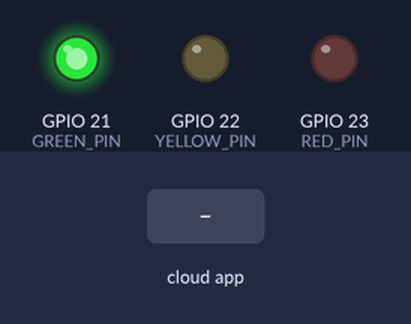
The sketch below on a simulated ESP32. Shown: output pins drawn as LEDs (lit = HIGH). Dashed ring = blinking. The test bench sets the inputs (shaded band). WiFi joins after 1.5 s; servers stay silent unless stated; the Firebase database answers and starts empty; what the sketch prints to the serial monitor is not drawn.

Above: at 2.8 s.
2.9 s: the phone or cloud app sets mode to 2
At 4.6 s:
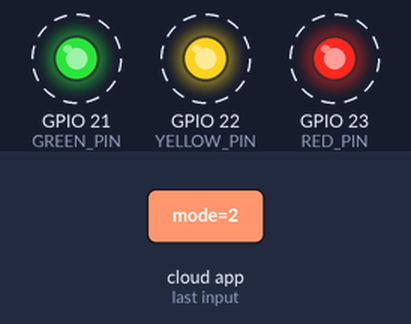
5.9 s: the phone or cloud app sets mode to 0
At 7.2 s:
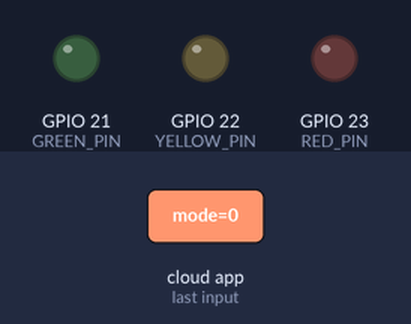
7.5 s: the phone or cloud app sets mode to 1
At 20.2 s:
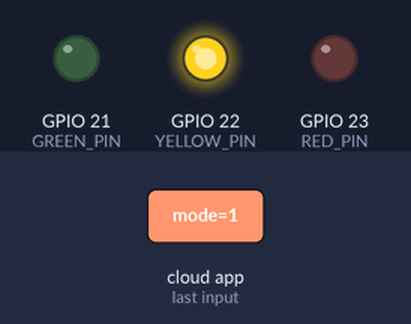
Timing chart, 0 to 23.6 s (numbered marks = the images above; inputs shaded):
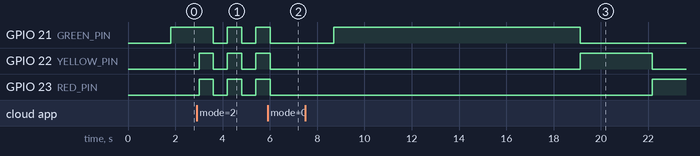

The sketch:

traffic_led.ino
```cpp
/*
 * =====================================================
 * ESP32 Traffic Light Simulation with Firebase
 * =====================================================
 * Hardware:
 *   - Red LED    → GPIO 23
 *   - Yellow LED → GPIO 22
 *   - Green LED  → GPIO 21
 *   - All LEDs with 220Ω resistors to GND
 *
 * Libraries Required (install via Arduino Library Manager):
 *   - Firebase ESP Client by Mobizt
 *   - ArduinoJson
 * =====================================================
 */

#include <WiFi.h>
#include <FirebaseESP32.h>
#include <ArduinoJson.h>

// ─── WiFi Credentials ──────────────────────────────
#define WIFI_SSID     "Connect lang"
#define WIFI_PASSWORD "password"

// ─── Firebase Credentials ──────────────────────────
#define FIREBASE_HOST "https://traffic-light-434eb-default-rtdb.firebaseio.com"
#define FIREBASE_AUTH "qtpoWaxeTvJcbJ7Ks7p3M6AJ1k4JtnOvXSTLwZNr"

// ─── LED Pin Definitions ───────────────────────────
#define RED_PIN    23
#define YELLOW_PIN 22
#define GREEN_PIN  21

// ─── Traffic Light Timing (milliseconds) ───────────
#define GREEN_DURATION  10000
#define YELLOW_DURATION 3000
#define RED_DURATION    20000
#define BLINK_INTERVAL  300

// ─── Firebase Objects ───────────────────────────────
FirebaseData fbData;
FirebaseAuth auth;
FirebaseConfig config;

// ─── State Variables ───────────────────────────────
enum TrafficState { STATE_RED, STATE_YELLOW, STATE_GREEN, STATE_OFF, STATE_BLINK };

TrafficState currentState   = STATE_RED;
int          currentMode    = 1;     // 0=OFF, 1=NORMAL, 2=BLINK
int          countdown      = 5;
bool         blinkOn        = false;
unsigned long lastUpdate    = 0;
unsigned long lastFirebase  = 0;
unsigned long lastBlink     = 0;
unsigned long phaseStart    = 0;

// ─── Helper: All LEDs OFF ──────────────────────────
void allOff() {
  digitalWrite(RED_PIN,    LOW);
  digitalWrite(YELLOW_PIN, LOW);
  digitalWrite(GREEN_PIN,  LOW);
}

// ─── Helper: Set specific LEDs ─────────────────────
void setLight(int r, int y, int g) {
  digitalWrite(RED_PIN,    r ? HIGH : LOW);
  digitalWrite(YELLOW_PIN, y ? HIGH : LOW);
  digitalWrite(GREEN_PIN,  g ? HIGH : LOW);
}

// ─── Send State to Firebase ────────────────────────
void sendStateToFirebase(const char* state, int cdSecs) {
  if (millis() - lastFirebase < 250) return; // throttle to 4x/sec
  lastFirebase = millis();

  FirebaseJson json;
  json.set("trafficLightState", state);
  json.set("mode",              currentMode);
  json.set("countdown",         cdSecs);
  json.set("timestamp",         (int)(millis() / 1000));

  Firebase.setJSON(fbData, "/trafficLight", json);
}

// ─── Read Mode Command from Firebase ───────────────
void checkFirebaseMode() {
  if (Firebase.getInt(fbData, "/trafficLight/mode")) {
    int newMode = fbData.intData();
    if (newMode != currentMode) {
      currentMode = newMode;
      Serial.printf("Mode changed to: %d\n", currentMode);
      phaseStart = millis();

      if (currentMode == 0) {
        allOff();
        currentState = STATE_OFF;
      } else if (currentMode == 2) {
        currentState = STATE_BLINK;
      } else {
        currentState = STATE_GREEN;
      }
    }
  }
}

// ─── Normal Traffic Cycle ──────────────────────────
void runNormalCycle() {
  unsigned long elapsed = millis() - phaseStart;

  switch (currentState) {
    case STATE_GREEN:
  setLight(0, 0, 1);
  countdown = max(0L, (long)(GREEN_DURATION - (long)elapsed) / 1000L);
  sendStateToFirebase("GREEN", countdown);
  if (elapsed >= GREEN_DURATION) {
    currentState = STATE_YELLOW;
    phaseStart = millis();
    Serial.println("→ YELLOW");
  }
  break;

case STATE_YELLOW:
  setLight(0, 1, 0);
  countdown = max(0L, (long)(YELLOW_DURATION - (long)elapsed) / 1000L);
  sendStateToFirebase("YELLOW", countdown);
  if (elapsed >= YELLOW_DURATION) {
    currentState = STATE_RED;
    phaseStart = millis();
    Serial.println("→ RED");
  }
  break;

case STATE_RED:
  setLight(1, 0, 0);
  countdown = max(0L, (long)(RED_DURATION - (long)elapsed) / 1000L);
  sendStateToFirebase("RED", countdown);
  if (elapsed >= RED_DURATION) {
    currentState = STATE_GREEN;
    phaseStart = millis();
    Serial.println("→ GREEN");
  }
  break;
    default:
      currentState = STATE_GREEN;
      phaseStart = millis();
      break;
  }
}

// ─── Blink Mode ────────────────────────────────────
void runBlinkMode() {
  if (millis() - lastBlink >= BLINK_INTERVAL) {
    lastBlink = millis();
    blinkOn = !blinkOn;
    setLight(blinkOn, blinkOn, blinkOn);
  }
  sendStateToFirebase("BLINK", 0);
}

// ─── Setup ─────────────────────────────────────────
void setup() {
  Serial.begin(115200);

  pinMode(RED_PIN,    OUTPUT);
  pinMode(YELLOW_PIN, OUTPUT);
  pinMode(GREEN_PIN,  OUTPUT);
  allOff();

  // Connect to WiFi
  Serial.printf("\nConnecting to WiFi: %s\n", WIFI_SSID);
  WiFi.begin(WIFI_SSID, WIFI_PASSWORD);
  while (WiFi.status() != WL_CONNECTED) {
    delay(500);
    Serial.print(".");
  }
  Serial.printf("\nConnected! IP: %s\n", WiFi.localIP().toString().c_str());

  // Connect to Firebase
  config.host = FIREBASE_HOST;
  config.signer.tokens.legacy_token = FIREBASE_AUTH;

  Firebase.begin(&config, &auth);
  Firebase.reconnectWiFi(true);

  // Write initial mode to Firebase
  Firebase.setInt(fbData, "/trafficLight/mode", 1);
  Serial.println("Firebase connected. Starting cycle...");

  phaseStart = millis();
  currentState = STATE_GREEN;
}

// ─── Main Loop ─────────────────────────────────────
void loop() {
  // Poll Firebase for mode changes every 500ms
  if (millis() - lastUpdate >= 500) {
    lastUpdate = millis();
    checkFirebaseMode();
  }

  // Execute current mode
  switch (currentMode) {
    case 0: // OFF
      allOff();
      sendStateToFirebase("OFF", 0);
      delay(1000);
      break;

    case 1: // Normal cycle
      runNormalCycle();
      break;

    case 2: // Blink all
      runBlinkMode();
      break;
  }

  delay(50);
}
```

Measured:
- after the input at 2.9 s, GPIO 21 (GREEN_PIN): alternates HIGH for 0.60 s and LOW for 0.60 s, starting after 0.71 s; GPIO 22 (YELLOW_PIN), GPIO 23 (RED_PIN): alternates HIGH for 0.60 s and LOW for 0.60 s, starting after 0.11 s
- after the input at 5.9 s, GPIO 21 (GREEN_PIN), GPIO 22 (YELLOW_PIN), GPIO 23 (RED_PIN): goes on until 6.0 s, then stays LOW
- after the input at 7.5 s, GPIO 21 (GREEN_PIN): LOW → HIGH after 1.2 s, → LOW 10.4 s later; GPIO 22 (YELLOW_PIN): LOW → HIGH after 11.6 s, → LOW 3.1 s later; GPIO 23 (RED_PIN): LOW → HIGH after 14.7 s
